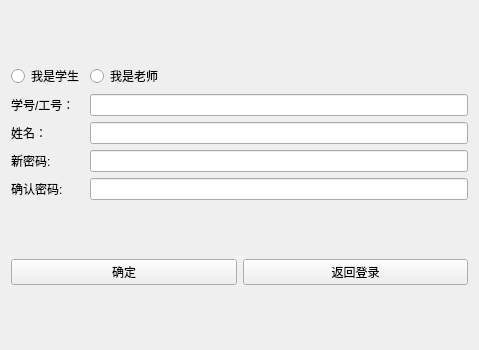
<?xml version="1.0" encoding="UTF-8"?>
<ui version="4.0">
 <class>RegisterDialog</class>
 <widget class="QWidget" name="RegisterDialog">
  <property name="geometry">
   <rect>
    <x>0</x>
    <y>0</y>
    <width>479</width>
    <height>350</height>
   </rect>
  </property>
  <property name="windowTitle">
   <string>RegisterDialog</string>
  </property>
  <layout class="QGridLayout" name="gridLayout_2">
   <item row="0" column="0" colspan="2">
    <layout class="QGridLayout" name="gridLayout">
     <item row="5" column="2">
      <widget class="QLineEdit" name="pwd2lineEdit"/>
     </item>
     <item row="0" column="2">
      <widget class="QRadioButton" name="teacherRadioButton">
       <property name="text">
        <string>我是老师</string>
       </property>
      </widget>
     </item>
     <item row="5" column="0">
      <widget class="QLabel" name="label_4">
       <property name="text">
        <string>确认密码:</string>
       </property>
      </widget>
     </item>
     <item row="4" column="2">
      <widget class="QLineEdit" name="pwd1lineEdit"/>
     </item>
     <item row="4" column="0">
      <widget class="QLabel" name="label_3">
       <property name="text">
        <string>新密码:</string>
       </property>
      </widget>
     </item>
     <item row="2" column="2">
      <widget class="QLineEdit" name="namelineEdit"/>
     </item>
     <item row="1" column="0">
      <widget class="QLabel" name="label_2">
       <property name="text">
        <string>学号/工号：</string>
       </property>
      </widget>
     </item>
     <item row="0" column="0" colspan="2">
      <widget class="QRadioButton" name="stuRadioButton">
       <property name="text">
        <string>我是学生</string>
       </property>
      </widget>
     </item>
     <item row="2" column="0">
      <widget class="QLabel" name="label">
       <property name="text">
        <string>姓名：</string>
       </property>
      </widget>
     </item>
     <item row="1" column="2">
      <widget class="QLineEdit" name="idlineEdit"/>
     </item>
    </layout>
   </item>
   <item row="1" column="0">
    <widget class="QPushButton" name="sureBtn">
     <property name="text">
      <string>确定</string>
     </property>
    </widget>
   </item>
   <item row="1" column="1">
    <widget class="QPushButton" name="backBtn">
     <property name="text">
      <string>返回登录</string>
     </property>
    </widget>
   </item>
  </layout>
 </widget>
 <layoutdefault spacing="6" margin="11"/>
 <tabstops>
  <tabstop>idlineEdit</tabstop>
  <tabstop>namelineEdit</tabstop>
  <tabstop>pwd1lineEdit</tabstop>
  <tabstop>pwd2lineEdit</tabstop>
  <tabstop>sureBtn</tabstop>
  <tabstop>backBtn</tabstop>
  <tabstop>stuRadioButton</tabstop>
  <tabstop>teacherRadioButton</tabstop>
 </tabstops>
 <resources/>
 <connections/>
</ui>
